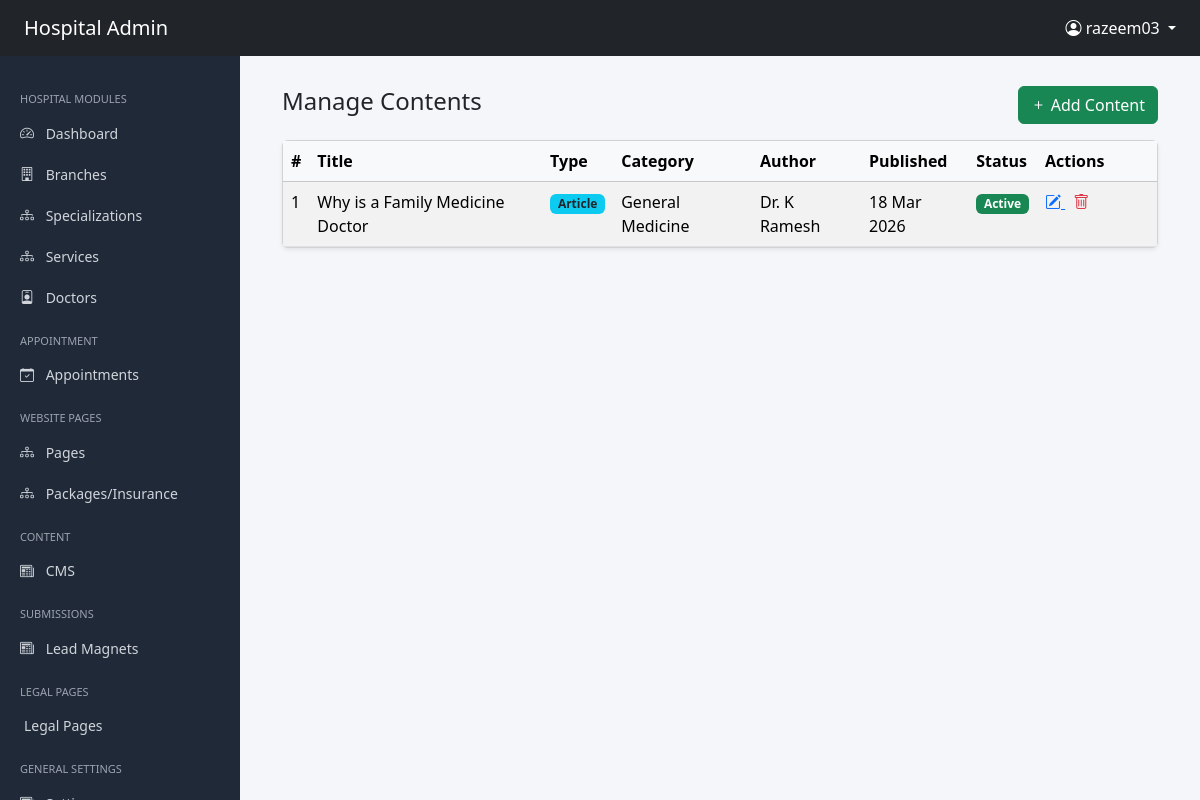
/administrator/contents/ (signed in), run on an earlier commit of the app's database.
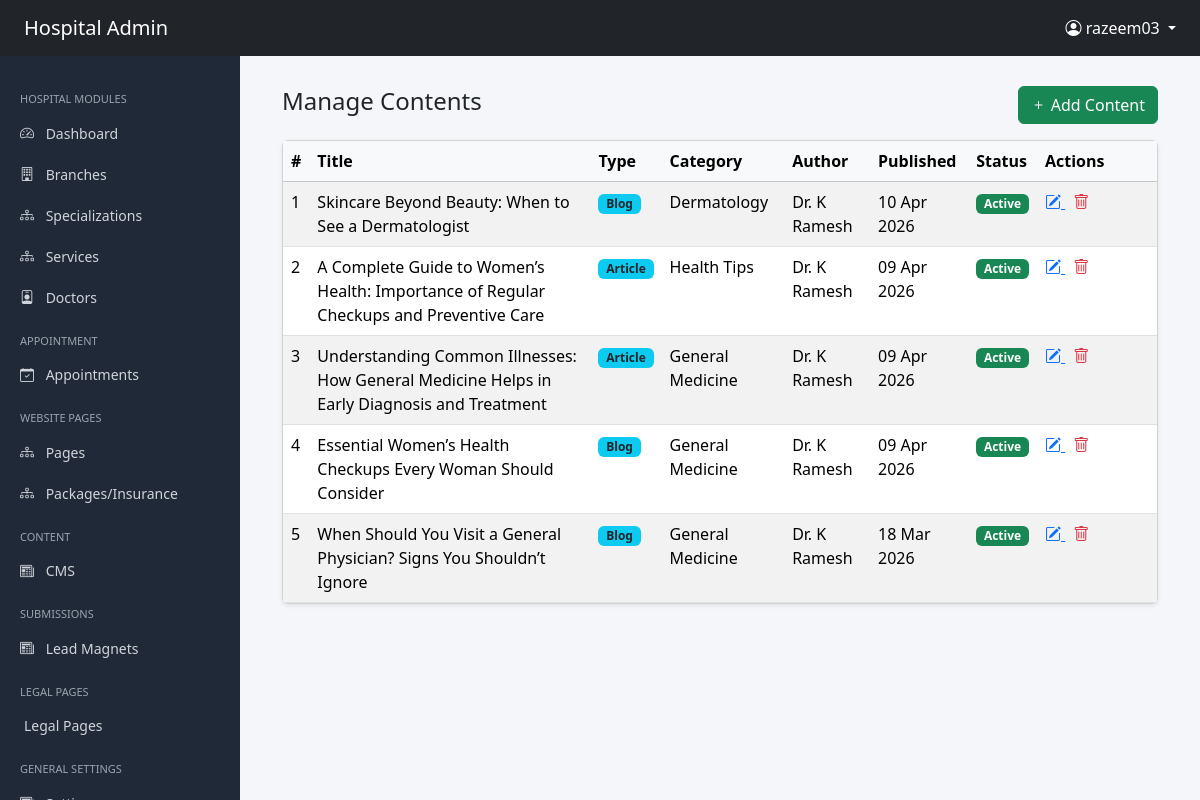
And on a later commit of the database.
### administrator/models.py (models this page shows, shortened)
class SEOModel(models.Model):
    meta_title = models.CharField(max_length=255, blank=True)
    meta_description = models.TextField(blank=True)
    canonical_url = models.URLField(blank=True)
    primary_keywords = models.CharField(max_length=255, blank=True)
    secondary_keywords = models.CharField(max_length=255, blank=True)
    slug = models.SlugField(unique=True)
    og_title = models.CharField(max_length=255, blank=True)
    og_description = models.TextField(blank=True)
    og_image = models.ImageField(upload_to="seo/og/", blank=True, null=True)
    class Meta:
        abstract = True

class Content(SEOModel):
    content_type = models.CharField(
        max_length=50,
        choices=ContentType.choices,
        default=ContentType.BLOG
    )
    title = models.CharField(
        max_length=500
    )
    short_description = models.TextField(
        blank=True
    )
    featured_image = models.ImageField(
        upload_to='uploads/contents/featured/',
        blank=True,
        null=True
    )
    hero_banner = models.ImageField(upload_to='uploads/contents/', blank=True, null=True)
    content = RichTextUploadingField(
        blank=True
    )
    category = models.ForeignKey(
        "ContentCategory",
        on_delete=models.SET_NULL,
        null=True,
        related_name="contents"
    )
    tags = models.ManyToManyField(
        "Tag",
        blank=True,
        related_name="contents"
    )
    published_by = models.ForeignKey(
        "Doctor",
        on_delete=models.SET_NULL,
        null=True,
        blank=True,
        related_name="published_contents"
    )
    published_at = models.DateTimeField(
        blank=True,
        null=True
    )
    is_active = models.BooleanField(
        default=True
    )
    is_featured = models.BooleanField(
        default=False
    )
    created_at = models.DateTimeField(
        auto_now_add=True
    )
    updated_at = models.DateTimeField(
        auto_now=True
    )
    class Meta:
        ordering = ["-published_at"]

class ContentCategory(models.Model):
    name = models.CharField(max_length=150, unique=True)
    description = models.TextField(blank=True)
    is_active = models.BooleanField(default=True)
    created_at = models.DateTimeField(auto_now_add=True)
    def __str__(self):
        return self.name

class Doctor(SEOModel):
    user = models.OneToOneField(
        settings.AUTH_USER_MODEL,
        on_delete=models.CASCADE,
        related_name="doctor_profile"
    )
    branch = models.ForeignKey(
        Branch,
        on_delete=models.CASCADE,
        related_name="doctors"
    )
    specialization = models.ForeignKey(
        Specialization,
        on_delete=models.CASCADE,
        related_name="doctors"
    )
    hero_title=models.CharField(max_length=255, blank=True)
    hero_description=models.TextField(max_length=255, blank=True)
    doctor_hero_banner = models.ImageField(upload_to='uploads/doctors/', blank=True, null=True)
    doctor_hero_banner_alt = models.CharField(max_length=255, blank=True)
    designation = models.CharField(
        max_length=200,
        blank=True
    )
    years_of_experience = models.PositiveIntegerField(
        help_text="Years of experience"
    )
    profile_image = models.ImageField(
        upload_to="uploads/doctors/profile/",
        blank=True,
        null=True
    )
    profile_image_alt = models.CharField(max_length=255, blank=True)
    specialized_in = models.CharField(
        max_length=255,
        blank=True,
        help_text="Example: Heart Surgery, Angioplasty"
    )
    languages = models.CharField(
        max_length=255,
        blank=True,
        help_text="Example: English, Hindi, Malayalam"
    )
    procedures = models.TextField(
        blank=True,
        help_text="Major procedures performed"
    )
    success_rate = models.TextField(
        blank=True,
        null=True,
    )
    patients_treated = models.TextField(
        blank=True,
        null=True,
        help_text="Total patients treated"
    )
    short_bio = models.TextField(
        blank=True
    )
    full_bio = RichTextUploadingField(
        blank=True
    )
    is_active = models.BooleanField(
        default=True
    )
    is_deleted = models.BooleanField(
        default=False
    )
    created_at = models.DateTimeField(
        auto_now_add=True
    )
    updated_at = models.DateTimeField(
        auto_now=True
    )
    class Meta:
        ordering = ["user__first_name"]

### accounts/models.py (models this page shows, shortened)
class User(AbstractUser):
    phone_number = models.CharField(max_length=15, blank=True, null=True)
    is_admin = models.BooleanField(default=False)
    is_doctor = models.BooleanField(default=False)
    is_patient = models.BooleanField(default=True)

### administrator/views.py (the view)
# urls.py: path("contents/",ContentListView.as_view(),name="content-list"),
@method_decorator(admin_required, name='dispatch')
class ContentListView(ListView):
    model = Content
    template_name = "administrator/content/list.html"
    ordering = ["-published_at"]

### userapp/context_processors.py (called while the page is built)
def global_data(request):
    def get_menu(slug):
        return MenuGroup.objects.prefetch_related('items').filter(
            slug=slug,
            is_active=True
        ).first()
    settings = GlobalSettings.objects.first()
    social_links = SocialLink.objects.filter(is_active=True).order_by('order')
    legal_pages = LegalPage.objects.filter(is_active=True)
    return {
        'global_settings': settings,
         'social_links': social_links,
         'legal_pages':legal_pages,
        'main_menu': get_menu('main-menu'),
        'specialization_menu': get_menu('specialization-menu'),
        'quick_links_menu': get_menu('quick-links-menu'),
    }

### administrator/templates/administrator/content/list.html (shortened to what this page needs)
{% extends "administrator/shared/base.html" %}
{% block content %}
<div class="container-fluid">
<div class="d-flex justify-content-between align-items-center mb-3">
<h4>Manage Contents</h4>
<a href="{% url 'administrator:content-create' %}" class="btn btn-success">
<i class="bi bi-plus"></i> Add Content
</a>
</div>
<div class="card shadow-sm">
<div class="card-body p-0">
<table class="table table-striped table-hover mb-0">
<thead class="table-light">
<tr>
<th>#</th>
<th>Title</th>
<th>Type</th>
<th>Category</th>
<th>Author</th>
<th>Published</th>
<th>Status</th>
<th width="120">Actions</th>
</tr>
</thead>
<tbody>
{% for object in object_list %}
<tr>
<td>{{ forloop.counter }}</td>
<td>{{ object.title }}</td>
<td>
<span class="badge bg-info text-dark">
{{ object.get_content_type_display }}
</span>
</td>
<td>{{ object.category }}</td>
<td>
{% if object.published_by %}
Dr. {{ object.published_by.user.first_name }}
{% endif %}
</td>
<td>
{% if object.published_at %}
{{ object.published_at|date:"d M Y" }}
{% endif %}
</td>
<td>
{% if object.is_active %}
<span class="badge bg-success">Active</span>
{% else %}
<span class="badge bg-secondary">Inactive</span>
{% endif %}
</td>
<td>
<a href="{% url 'administrator:content-update' object.id %}"
class="text-primary me-2">
<i class="bi bi-pencil-square"></i>
</a>
<a href="{% url 'administrator:content-delete' object.id %}"
class="text-danger">
<i class="bi bi-trash"></i>
</a>
</td>
</tr>
{% empty %}
<tr>
<td colspan="8" class="text-center py-4">
No content found
</td>
</tr>
{% endfor %}
</tbody>
</table>
</div>
</div>
</div>
{% endblock %}

What changed in the data, as far as the page shows it:
added Content: title "Skincare Beyond Beauty: When to See a Dermatologist", content_type "Blog", category "Dermatology", published_by.user.first_name "K Ramesh", published_at "10 Apr 2026", is_active "Active"
added Content: title "A Complete Guide to Women’s Health: Importance of Regular Checkups and Preventive Care", content_type "Article", category "Health Tips", published_by.user.first_name "K Ramesh", published_at "09 Apr 2026", is_active "Active"
added Content: title "Understanding Common Illnesses: How General Medicine Helps in Early Diagnosis and Treatment", content_type "Article", category "General Medicine", published_by.user.first_name "K Ramesh", published_at "09 Apr 2026", is_active "Active"
added Content: title "Essential Women’s Health Checkups Every Woman Should Consider", content_type "Blog", category "General Medicine", published_by.user.first_name "K Ramesh", published_at "09 Apr 2026", is_active "Active"
changed Content: title "Why is a Family Medicine Doctor" → "When Should You Visit a General Physician? Signs You Shouldn’t Ignore"; content_type "Article" → "Blog"
